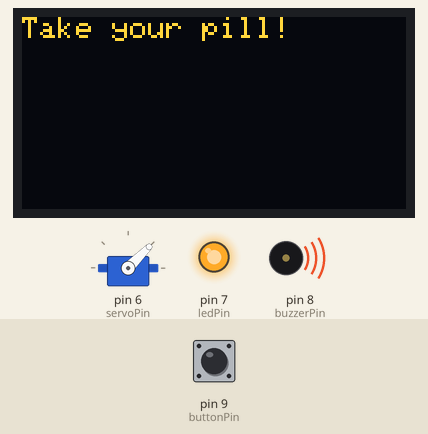
Bench run of a sketch on a simulated Arduino Uno, built with avr-gcc and run on an emulated ATmega328P. On the bench: 128×64 one-colour display, servo, output pins drawn as LEDs (lit = HIGH), buzzer (waves = sounding). The inputs (shaded band) are chosen by the test bench; at power-on: pin 9 (buttonPin) HIGH. The OLED is the two-colour kind (top 16 rows yellow).

Above: at 17.5 s.
17.6 s: pin 9 (buttonPin) pulled LOW for 0.5 s
At 18.4 s:
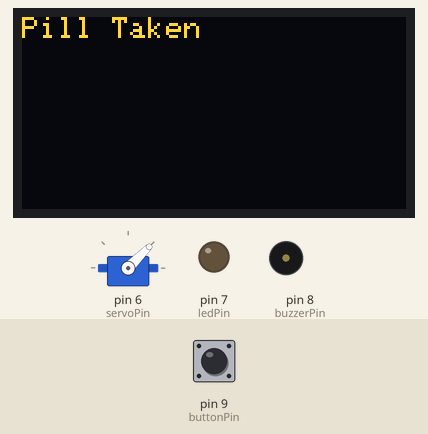
22.1 s: pin 9 (buttonPin) driven LOW
At 23.1 s:
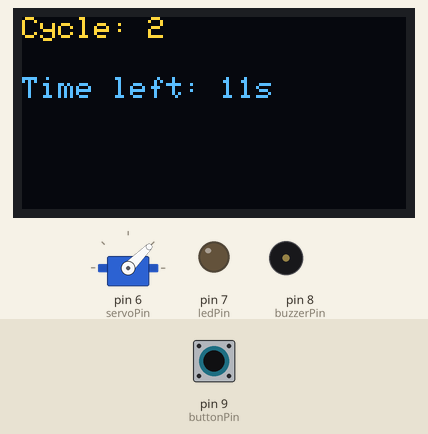
38.2 s: pin 9 (buttonPin) driven HIGH
At 51.0 s:
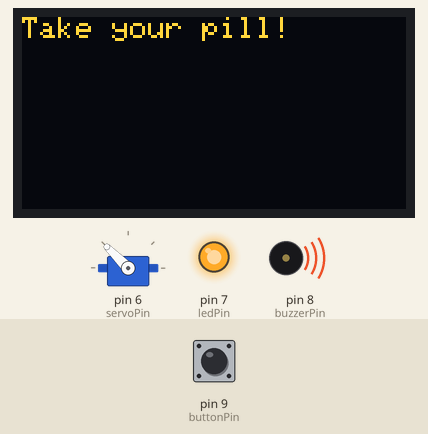
51.3 s: pin 9 (buttonPin) driven LOW
At 53.1 s:
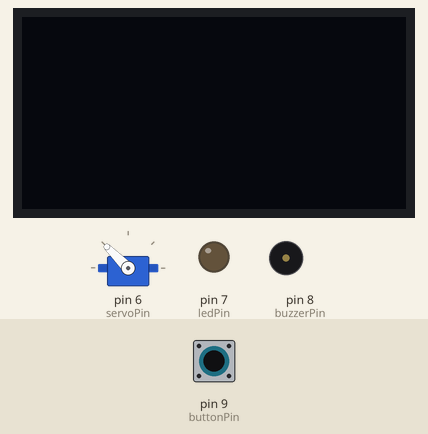
55.8 s: pin 9 (buttonPin) driven HIGH
At 67.7 s:
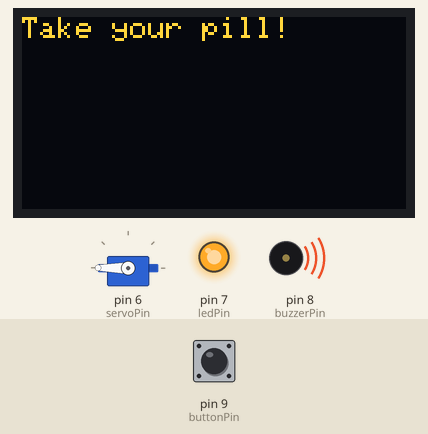
68.9 s: pin 9 (buttonPin) driven LOW
At 71.1 s:
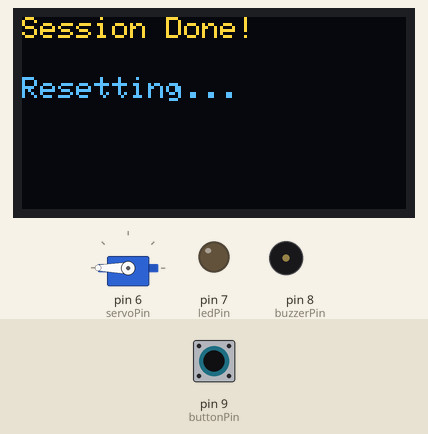
Timing chart, 0 to 74.5 s (numbered marks = the images above; inputs shaded):
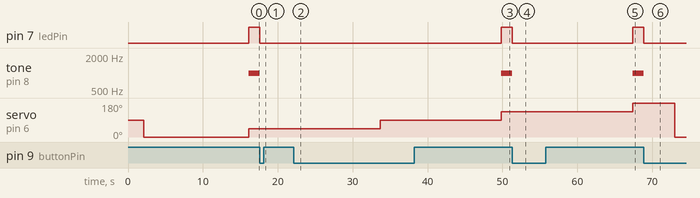

The sketch:

pill_dispenser.ino
```cpp
#include <Wire.h>
#include <Adafruit_GFX.h>
#include <Adafruit_SSD1306.h>
#include <Servo.h>

// OLED setup
#define SCREEN_WIDTH 128
#define SCREEN_HEIGHT 64
#define OLED_RESET -1
Adafruit_SSD1306 display(SCREEN_WIDTH, SCREEN_HEIGHT, &Wire, OLED_RESET);

// Pins
const int buzzerPin = 8;
const int ledPin = 7;
const int buttonPin = 9;
const int servoPin = 6;

// Servo setup
Servo dispenserServo;

// Timing
unsigned long previousMillis = 0;
const unsigned long interval = 1000;
int countdown = 15;
int cycleCount = 0;
bool waitingForButton = false;
int servoAngle = 0;

void setup() {
  display.begin(SSD1306_SWITCHCAPVCC, 0x3C); // Default I2C address
  display.clearDisplay();
  display.setTextSize(1);
  display.setTextColor(SSD1306_WHITE);
  display.setCursor(0, 0);
  display.println("Pill Dispenser");
  display.display();
  delay(2000);
  display.clearDisplay();
  display.display();

  pinMode(buzzerPin, OUTPUT);
  pinMode(ledPin, OUTPUT);
  pinMode(buttonPin, INPUT_PULLUP);

  dispenserServo.attach(servoPin);
  dispenserServo.write(0);  // Start at 0°
}

void loop() {
  if (!waitingForButton && cycleCount < 4) {
    unsigned long currentMillis = millis();
    if (currentMillis - previousMillis >= interval) {
      previousMillis = currentMillis;
      countdown--;

      display.clearDisplay();
      display.setCursor(0, 0);
      display.print("Cycle: ");
      display.println(cycleCount + 1);

      display.setCursor(0, 20);
      display.print("Time left: ");
      if (countdown < 10) display.print("0");
      display.print(countdown);
      display.println("s");
      display.display();

      if (countdown <= 0) {
        dispensePill();
        waitingForButton = true;
      }
    }
  }

  if (waitingForButton && digitalRead(buttonPin) == LOW) {
    stopAlarm();
    cycleCount++;

    if (cycleCount >= 4) {
      resetSystem();
    } else {
      countdown = 15;
      previousMillis = millis();
      waitingForButton = false;
    }
  }
}

void dispensePill() {
  display.clearDisplay();
  display.setCursor(0, 0);
  display.println("Take your pill!");
  display.display();

  tone(buzzerPin, 1000);
  digitalWrite(ledPin, HIGH);

  servoAngle += 45;
  if (servoAngle > 180) servoAngle = 180;

  dispenserServo.write(servoAngle);
}

void stopAlarm() {
  noTone(buzzerPin);
  digitalWrite(ledPin, LOW);

  display.clearDisplay();
  display.setCursor(0, 0);
  display.println("Pill Taken");
  display.display();
  delay(1000);
  display.clearDisplay();
  display.display();
}

void resetSystem() {
  display.clearDisplay();
  display.setCursor(0, 0);
  display.println("Session Done!");
  display.setCursor(0, 20);
  display.println("Resetting...");
  display.display();

  delay(3000);
  dispenserServo.write(0);
  servoAngle = 0;
  countdown = 15;
  cycleCount = 0;
  waitingForButton = false;

  display.clearDisplay();
  display.display();
}
```

Measured:
- after the input at 17.6 s, pin 7 (ledPin): HIGH → LOW at once; tone on pin 8 (buzzerPin): 1000 Hz → silent at once; the display: changes at once (image 1)
- after the input at 22.1 s, pin 7 (ledPin): stays LOW (without the input it goes to HIGH after 11.6 s); tone on pin 8 (buzzerPin): stays silent (without the input it goes to 1000 Hz after 11.6 s)
- after the input at 38.2 s, pin 7 (ledPin): LOW → HIGH after 11.6 s; tone on pin 8 (buzzerPin): silent → 1000 Hz after 11.6 s; the display: first differs from a run without the input after 11.6 s (image 3)
- after the input at 51.3 s, pin 7 (ledPin): HIGH → LOW at once; tone on pin 8 (buzzerPin): 1000 Hz → silent at once; the display: first changes at once (image 4 shows a later state)
- after the input at 55.8 s, pin 7 (ledPin): LOW → HIGH after 11.6 s; tone on pin 8 (buzzerPin): silent → 1000 Hz after 11.6 s; the display: first differs from a run without the input after 11.6 s (image 5)
- after the input at 68.9 s, pin 7 (ledPin): HIGH → LOW at once; tone on pin 8 (buzzerPin): 1000 Hz → silent at once; servo on pin 6 (servoPin): 180° → 0° after 4.1 s; the display: first changes at once (image 6 shows a later state)
- what the display in image 2 shows lasts 1.0 s, from 22.7 s to 23.7 s
